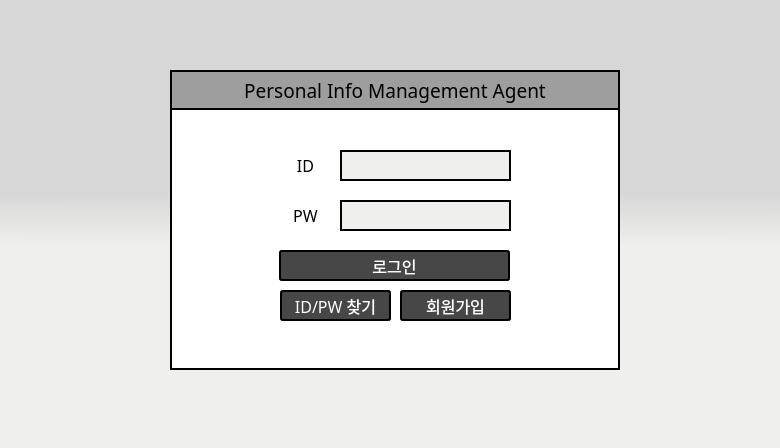
<?xml version="1.0" encoding="UTF-8"?>
<ui version="4.0">
 <class>Dialog</class>
 <widget class="QDialog" name="Dialog">
  <property name="geometry">
   <rect>
    <x>0</x>
    <y>0</y>
    <width>780</width>
    <height>448</height>
   </rect>
  </property>
  <property name="windowTitle">
   <string notr="true">PIM AGENT</string>
  </property>
  <property name="styleSheet">
   <string notr="true">background-color:qlineargradient(spread:pad, x1:0.5, y1:0.432, x2:0.499682, y2:0.551, stop:0 rgba(215, 215, 215, 255), stop:1 rgba(239, 239, 237, 255))</string>
  </property>
  <widget class="QFrame" name="frame">
   <property name="geometry">
    <rect>
     <x>170</x>
     <y>70</y>
     <width>450</width>
     <height>300</height>
    </rect>
   </property>
   <property name="font">
    <font>
     <family>함초롬돋움</family>
     <pointsize>12</pointsize>
    </font>
   </property>
   <property name="styleSheet">
    <string notr="true">background-color:#ffffff;
border: 2px solid black;
</string>
   </property>
   <property name="frameShape">
    <enum>QFrame::StyledPanel</enum>
   </property>
   <property name="frameShadow">
    <enum>QFrame::Raised</enum>
   </property>
   <widget class="QLineEdit" name="idEdit">
    <property name="geometry">
     <rect>
      <x>170</x>
      <y>80</y>
      <width>171</width>
      <height>31</height>
     </rect>
    </property>
    <property name="font">
     <font>
      <family>돋움</family>
      <pointsize>12</pointsize>
     </font>
    </property>
    <property name="styleSheet">
     <string notr="true">background-color:#EFEFED;</string>
    </property>
    <property name="alignment">
     <set>Qt::AlignLeading|Qt::AlignLeft|Qt::AlignVCenter</set>
    </property>
   </widget>
   <widget class="QLabel" name="passLabel">
    <property name="geometry">
     <rect>
      <x>115</x>
      <y>130</y>
      <width>41</width>
      <height>31</height>
     </rect>
    </property>
    <property name="font">
     <font>
      <family>함초롬돋움</family>
      <pointsize>12</pointsize>
     </font>
    </property>
    <property name="styleSheet">
     <string notr="true">border: 5px solid white;</string>
    </property>
    <property name="text">
     <string>PW</string>
    </property>
    <property name="alignment">
     <set>Qt::AlignCenter</set>
    </property>
   </widget>
   <widget class="QLineEdit" name="pwdEdit">
    <property name="geometry">
     <rect>
      <x>170</x>
      <y>130</y>
      <width>171</width>
      <height>31</height>
     </rect>
    </property>
    <property name="font">
     <font>
      <family>돋움</family>
      <pointsize>12</pointsize>
     </font>
    </property>
    <property name="styleSheet">
     <string notr="true">background-color:#EFEFED;</string>
    </property>
    <property name="echoMode">
     <enum>QLineEdit::Password</enum>
    </property>
   </widget>
   <widget class="QLabel" name="idLabel">
    <property name="geometry">
     <rect>
      <x>115</x>
      <y>75</y>
      <width>41</width>
      <height>41</height>
     </rect>
    </property>
    <property name="font">
     <font>
      <family>함초롬돋움</family>
      <pointsize>12</pointsize>
     </font>
    </property>
    <property name="styleSheet">
     <string notr="true">border: 5px solid white;</string>
    </property>
    <property name="text">
     <string>ID</string>
    </property>
    <property name="alignment">
     <set>Qt::AlignCenter</set>
    </property>
   </widget>
   <widget class="QPushButton" name="loginBtn">
    <property name="geometry">
     <rect>
      <x>109</x>
      <y>180</y>
      <width>231</width>
      <height>31</height>
     </rect>
    </property>
    <property name="palette">
     <palette>
      <active>
       <colorrole role="WindowText">
        <brush brushstyle="SolidPattern">
         <color alpha="255">
          <red>255</red>
          <green>255</green>
          <blue>255</blue>
         </color>
        </brush>
       </colorrole>
       <colorrole role="Button">
        <brush brushstyle="SolidPattern">
         <color alpha="255">
          <red>71</red>
          <green>71</green>
          <blue>71</blue>
         </color>
        </brush>
       </colorrole>
       <colorrole role="Text">
        <brush brushstyle="SolidPattern">
         <color alpha="255">
          <red>255</red>
          <green>255</green>
          <blue>255</blue>
         </color>
        </brush>
       </colorrole>
       <colorrole role="ButtonText">
        <brush brushstyle="SolidPattern">
         <color alpha="255">
          <red>255</red>
          <green>255</green>
          <blue>255</blue>
         </color>
        </brush>
       </colorrole>
       <colorrole role="Base">
        <brush brushstyle="SolidPattern">
         <color alpha="255">
          <red>71</red>
          <green>71</green>
          <blue>71</blue>
         </color>
        </brush>
       </colorrole>
       <colorrole role="Window">
        <brush brushstyle="SolidPattern">
         <color alpha="255">
          <red>71</red>
          <green>71</green>
          <blue>71</blue>
         </color>
        </brush>
       </colorrole>
      </active>
      <inactive>
       <colorrole role="WindowText">
        <brush brushstyle="SolidPattern">
         <color alpha="255">
          <red>255</red>
          <green>255</green>
          <blue>255</blue>
         </color>
        </brush>
       </colorrole>
       <colorrole role="Button">
        <brush brushstyle="SolidPattern">
         <color alpha="255">
          <red>71</red>
          <green>71</green>
          <blue>71</blue>
         </color>
        </brush>
       </colorrole>
       <colorrole role="Text">
        <brush brushstyle="SolidPattern">
         <color alpha="255">
          <red>255</red>
          <green>255</green>
          <blue>255</blue>
         </color>
        </brush>
       </colorrole>
       <colorrole role="ButtonText">
        <brush brushstyle="SolidPattern">
         <color alpha="255">
          <red>255</red>
          <green>255</green>
          <blue>255</blue>
         </color>
        </brush>
       </colorrole>
       <colorrole role="Base">
        <brush brushstyle="SolidPattern">
         <color alpha="255">
          <red>71</red>
          <green>71</green>
          <blue>71</blue>
         </color>
        </brush>
       </colorrole>
       <colorrole role="Window">
        <brush brushstyle="SolidPattern">
         <color alpha="255">
          <red>71</red>
          <green>71</green>
          <blue>71</blue>
         </color>
        </brush>
       </colorrole>
      </inactive>
      <disabled>
       <colorrole role="WindowText">
        <brush brushstyle="SolidPattern">
         <color alpha="255">
          <red>255</red>
          <green>255</green>
          <blue>255</blue>
         </color>
        </brush>
       </colorrole>
       <colorrole role="Button">
        <brush brushstyle="SolidPattern">
         <color alpha="255">
          <red>71</red>
          <green>71</green>
          <blue>71</blue>
         </color>
        </brush>
       </colorrole>
       <colorrole role="Text">
        <brush brushstyle="SolidPattern">
         <color alpha="255">
          <red>255</red>
          <green>255</green>
          <blue>255</blue>
         </color>
        </brush>
       </colorrole>
       <colorrole role="ButtonText">
        <brush brushstyle="SolidPattern">
         <color alpha="255">
          <red>255</red>
          <green>255</green>
          <blue>255</blue>
         </color>
        </brush>
       </colorrole>
       <colorrole role="Base">
        <brush brushstyle="SolidPattern">
         <color alpha="255">
          <red>71</red>
          <green>71</green>
          <blue>71</blue>
         </color>
        </brush>
       </colorrole>
       <colorrole role="Window">
        <brush brushstyle="SolidPattern">
         <color alpha="255">
          <red>71</red>
          <green>71</green>
          <blue>71</blue>
         </color>
        </brush>
       </colorrole>
      </disabled>
     </palette>
    </property>
    <property name="font">
     <font>
      <family>함초롬돋움</family>
      <pointsize>12</pointsize>
      <weight>50</weight>
      <bold>false</bold>
     </font>
    </property>
    <property name="styleSheet">
     <string notr="true">color: white;
background-color:#474747;
border-style: solid;
border-radius:3px;</string>
    </property>
    <property name="text">
     <string>로그인</string>
    </property>
   </widget>
   <widget class="QLabel" name="titleLabel">
    <property name="geometry">
     <rect>
      <x>0</x>
      <y>0</y>
      <width>450</width>
      <height>40</height>
     </rect>
    </property>
    <property name="font">
     <font>
      <family>함초롬돋움</family>
      <pointsize>14</pointsize>
     </font>
    </property>
    <property name="styleSheet">
     <string notr="true">color: black;
background-color: #9E9E9E;
text-align:center;</string>
    </property>
    <property name="text">
     <string>Personal Info Management Agent</string>
    </property>
    <property name="alignment">
     <set>Qt::AlignCenter</set>
    </property>
   </widget>
   <widget class="QPushButton" name="findBtn">
    <property name="geometry">
     <rect>
      <x>110</x>
      <y>220</y>
      <width>111</width>
      <height>31</height>
     </rect>
    </property>
    <property name="palette">
     <palette>
      <active>
       <colorrole role="WindowText">
        <brush brushstyle="SolidPattern">
         <color alpha="255">
          <red>255</red>
          <green>255</green>
          <blue>255</blue>
         </color>
        </brush>
       </colorrole>
       <colorrole role="Button">
        <brush brushstyle="SolidPattern">
         <color alpha="255">
          <red>71</red>
          <green>71</green>
          <blue>71</blue>
         </color>
        </brush>
       </colorrole>
       <colorrole role="Text">
        <brush brushstyle="SolidPattern">
         <color alpha="255">
          <red>255</red>
          <green>255</green>
          <blue>255</blue>
         </color>
        </brush>
       </colorrole>
       <colorrole role="ButtonText">
        <brush brushstyle="SolidPattern">
         <color alpha="255">
          <red>255</red>
          <green>255</green>
          <blue>255</blue>
         </color>
        </brush>
       </colorrole>
       <colorrole role="Base">
        <brush brushstyle="SolidPattern">
         <color alpha="255">
          <red>71</red>
          <green>71</green>
          <blue>71</blue>
         </color>
        </brush>
       </colorrole>
       <colorrole role="Window">
        <brush brushstyle="SolidPattern">
         <color alpha="255">
          <red>71</red>
          <green>71</green>
          <blue>71</blue>
         </color>
        </brush>
       </colorrole>
      </active>
      <inactive>
       <colorrole role="WindowText">
        <brush brushstyle="SolidPattern">
         <color alpha="255">
          <red>255</red>
          <green>255</green>
          <blue>255</blue>
         </color>
        </brush>
       </colorrole>
       <colorrole role="Button">
        <brush brushstyle="SolidPattern">
         <color alpha="255">
          <red>71</red>
          <green>71</green>
          <blue>71</blue>
         </color>
        </brush>
       </colorrole>
       <colorrole role="Text">
        <brush brushstyle="SolidPattern">
         <color alpha="255">
          <red>255</red>
          <green>255</green>
          <blue>255</blue>
         </color>
        </brush>
       </colorrole>
       <colorrole role="ButtonText">
        <brush brushstyle="SolidPattern">
         <color alpha="255">
          <red>255</red>
          <green>255</green>
          <blue>255</blue>
         </color>
        </brush>
       </colorrole>
       <colorrole role="Base">
        <brush brushstyle="SolidPattern">
         <color alpha="255">
          <red>71</red>
          <green>71</green>
          <blue>71</blue>
         </color>
        </brush>
       </colorrole>
       <colorrole role="Window">
        <brush brushstyle="SolidPattern">
         <color alpha="255">
          <red>71</red>
          <green>71</green>
          <blue>71</blue>
         </color>
        </brush>
       </colorrole>
      </inactive>
      <disabled>
       <colorrole role="WindowText">
        <brush brushstyle="SolidPattern">
         <color alpha="255">
          <red>255</red>
          <green>255</green>
          <blue>255</blue>
         </color>
        </brush>
       </colorrole>
       <colorrole role="Button">
        <brush brushstyle="SolidPattern">
         <color alpha="255">
          <red>71</red>
          <green>71</green>
          <blue>71</blue>
         </color>
        </brush>
       </colorrole>
       <colorrole role="Text">
        <brush brushstyle="SolidPattern">
         <color alpha="255">
          <red>255</red>
          <green>255</green>
          <blue>255</blue>
         </color>
        </brush>
       </colorrole>
       <colorrole role="ButtonText">
        <brush brushstyle="SolidPattern">
         <color alpha="255">
          <red>255</red>
          <green>255</green>
          <blue>255</blue>
         </color>
        </brush>
       </colorrole>
       <colorrole role="Base">
        <brush brushstyle="SolidPattern">
         <color alpha="255">
          <red>71</red>
          <green>71</green>
          <blue>71</blue>
         </color>
        </brush>
       </colorrole>
       <colorrole role="Window">
        <brush brushstyle="SolidPattern">
         <color alpha="255">
          <red>71</red>
          <green>71</green>
          <blue>71</blue>
         </color>
        </brush>
       </colorrole>
      </disabled>
     </palette>
    </property>
    <property name="font">
     <font>
      <family>함초롬돋움</family>
      <pointsize>12</pointsize>
      <weight>50</weight>
      <bold>false</bold>
     </font>
    </property>
    <property name="styleSheet">
     <string notr="true">color: white;
background-color:#474747;
border-style: solid;
border-radius: 3px;</string>
    </property>
    <property name="text">
     <string>ID/PW 찾기</string>
    </property>
   </widget>
   <widget class="QPushButton" name="joinBtn">
    <property name="geometry">
     <rect>
      <x>230</x>
      <y>220</y>
      <width>111</width>
      <height>31</height>
     </rect>
    </property>
    <property name="palette">
     <palette>
      <active>
       <colorrole role="WindowText">
        <brush brushstyle="SolidPattern">
         <color alpha="255">
          <red>255</red>
          <green>255</green>
          <blue>255</blue>
         </color>
        </brush>
       </colorrole>
       <colorrole role="Button">
        <brush brushstyle="SolidPattern">
         <color alpha="255">
          <red>71</red>
          <green>71</green>
          <blue>71</blue>
         </color>
        </brush>
       </colorrole>
       <colorrole role="Text">
        <brush brushstyle="SolidPattern">
         <color alpha="255">
          <red>255</red>
          <green>255</green>
          <blue>255</blue>
         </color>
        </brush>
       </colorrole>
       <colorrole role="ButtonText">
        <brush brushstyle="SolidPattern">
         <color alpha="255">
          <red>255</red>
          <green>255</green>
          <blue>255</blue>
         </color>
        </brush>
       </colorrole>
       <colorrole role="Base">
        <brush brushstyle="SolidPattern">
         <color alpha="255">
          <red>71</red>
          <green>71</green>
          <blue>71</blue>
         </color>
        </brush>
       </colorrole>
       <colorrole role="Window">
        <brush brushstyle="SolidPattern">
         <color alpha="255">
          <red>71</red>
          <green>71</green>
          <blue>71</blue>
         </color>
        </brush>
       </colorrole>
      </active>
      <inactive>
       <colorrole role="WindowText">
        <brush brushstyle="SolidPattern">
         <color alpha="255">
          <red>255</red>
          <green>255</green>
          <blue>255</blue>
         </color>
        </brush>
       </colorrole>
       <colorrole role="Button">
        <brush brushstyle="SolidPattern">
         <color alpha="255">
          <red>71</red>
          <green>71</green>
          <blue>71</blue>
         </color>
        </brush>
       </colorrole>
       <colorrole role="Text">
        <brush brushstyle="SolidPattern">
         <color alpha="255">
          <red>255</red>
          <green>255</green>
          <blue>255</blue>
         </color>
        </brush>
       </colorrole>
       <colorrole role="ButtonText">
        <brush brushstyle="SolidPattern">
         <color alpha="255">
          <red>255</red>
          <green>255</green>
          <blue>255</blue>
         </color>
        </brush>
       </colorrole>
       <colorrole role="Base">
        <brush brushstyle="SolidPattern">
         <color alpha="255">
          <red>71</red>
          <green>71</green>
          <blue>71</blue>
         </color>
        </brush>
       </colorrole>
       <colorrole role="Window">
        <brush brushstyle="SolidPattern">
         <color alpha="255">
          <red>71</red>
          <green>71</green>
          <blue>71</blue>
         </color>
        </brush>
       </colorrole>
      </inactive>
      <disabled>
       <colorrole role="WindowText">
        <brush brushstyle="SolidPattern">
         <color alpha="255">
          <red>255</red>
          <green>255</green>
          <blue>255</blue>
         </color>
        </brush>
       </colorrole>
       <colorrole role="Button">
        <brush brushstyle="SolidPattern">
         <color alpha="255">
          <red>71</red>
          <green>71</green>
          <blue>71</blue>
         </color>
        </brush>
       </colorrole>
       <colorrole role="Text">
        <brush brushstyle="SolidPattern">
         <color alpha="255">
          <red>255</red>
          <green>255</green>
          <blue>255</blue>
         </color>
        </brush>
       </colorrole>
       <colorrole role="ButtonText">
        <brush brushstyle="SolidPattern">
         <color alpha="255">
          <red>255</red>
          <green>255</green>
          <blue>255</blue>
         </color>
        </brush>
       </colorrole>
       <colorrole role="Base">
        <brush brushstyle="SolidPattern">
         <color alpha="255">
          <red>71</red>
          <green>71</green>
          <blue>71</blue>
         </color>
        </brush>
       </colorrole>
       <colorrole role="Window">
        <brush brushstyle="SolidPattern">
         <color alpha="255">
          <red>71</red>
          <green>71</green>
          <blue>71</blue>
         </color>
        </brush>
       </colorrole>
      </disabled>
     </palette>
    </property>
    <property name="font">
     <font>
      <family>함초롬돋움</family>
      <pointsize>12</pointsize>
      <weight>50</weight>
      <bold>false</bold>
     </font>
    </property>
    <property name="styleSheet">
     <string notr="true">color: white;
background-color:#474747;
border-style: solid;
border-radius: 3px;</string>
    </property>
    <property name="text">
     <string>회원가입</string>
    </property>
   </widget>
  </widget>
  <widget class="QPushButton" name="minimizeBtn">
   <property name="geometry">
    <rect>
     <x>700</x>
     <y>0</y>
     <width>41</width>
     <height>31</height>
    </rect>
   </property>
   <property name="font">
    <font>
     <family>Arial</family>
     <pointsize>20</pointsize>
    </font>
   </property>
   <property name="styleSheet">
    <string notr="true">QPushButton{
background-color:transparent;
border:transparent;

}

 QPushButton:hover {
     background-color: #9E9E9E;
 }</string>
   </property>
   <property name="text">
    <string/>
   </property>
  </widget>
  <widget class="QPushButton" name="runBackgroundBtn">
   <property name="geometry">
    <rect>
     <x>740</x>
     <y>0</y>
     <width>41</width>
     <height>31</height>
    </rect>
   </property>
   <property name="styleSheet">
    <string notr="true">QPushButton{
background-color:transparent;
border:transparent;
}

 QPushButton:hover {
     background-color: rgb(191, 83, 62);
 }</string>
   </property>
   <property name="text">
    <string/>
   </property>
  </widget>
 </widget>
 <resources/>
 <connections/>
</ui>
